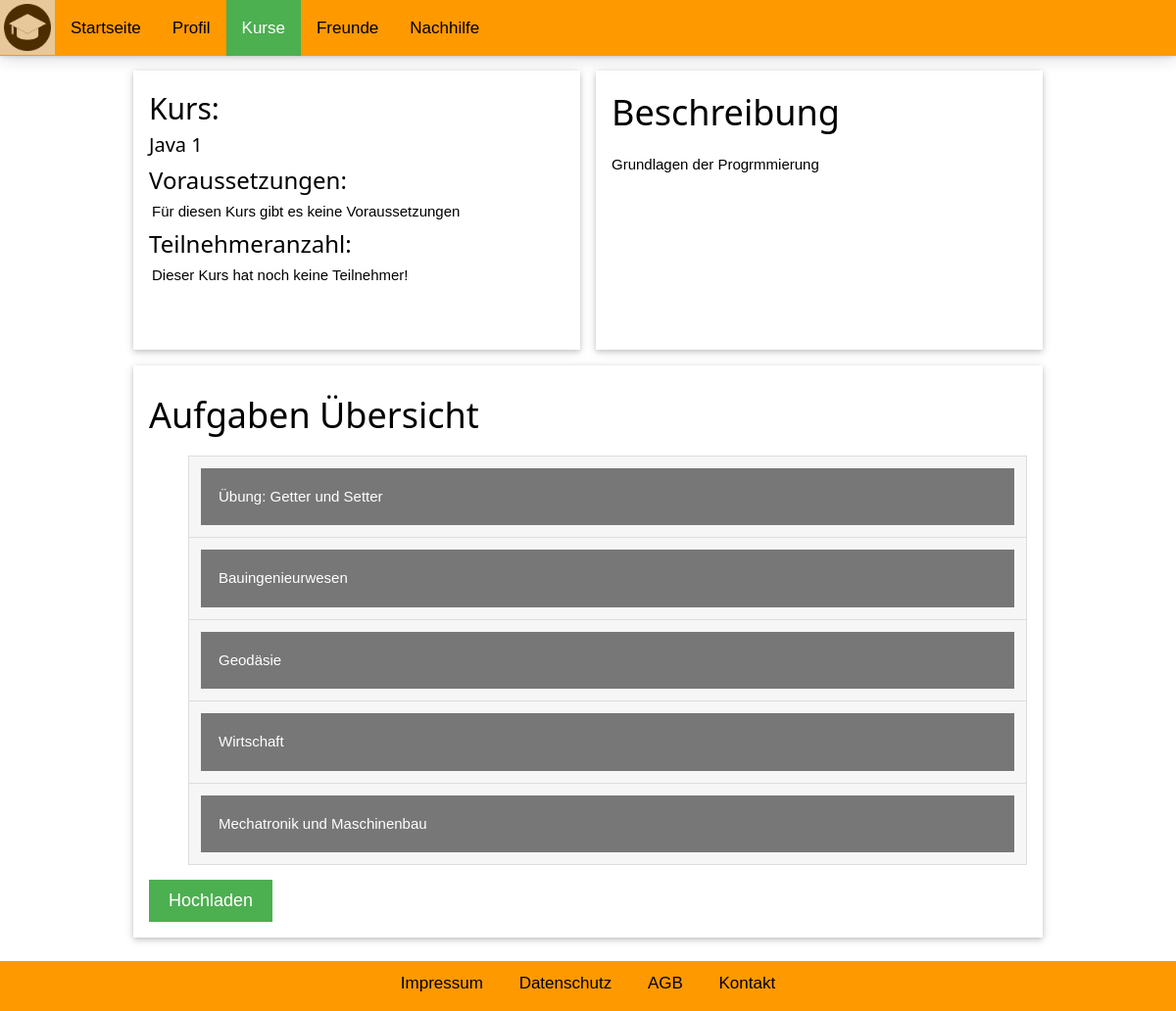
The app's page /Kursbeigetreten.php?kid=1 (signed in), older data.
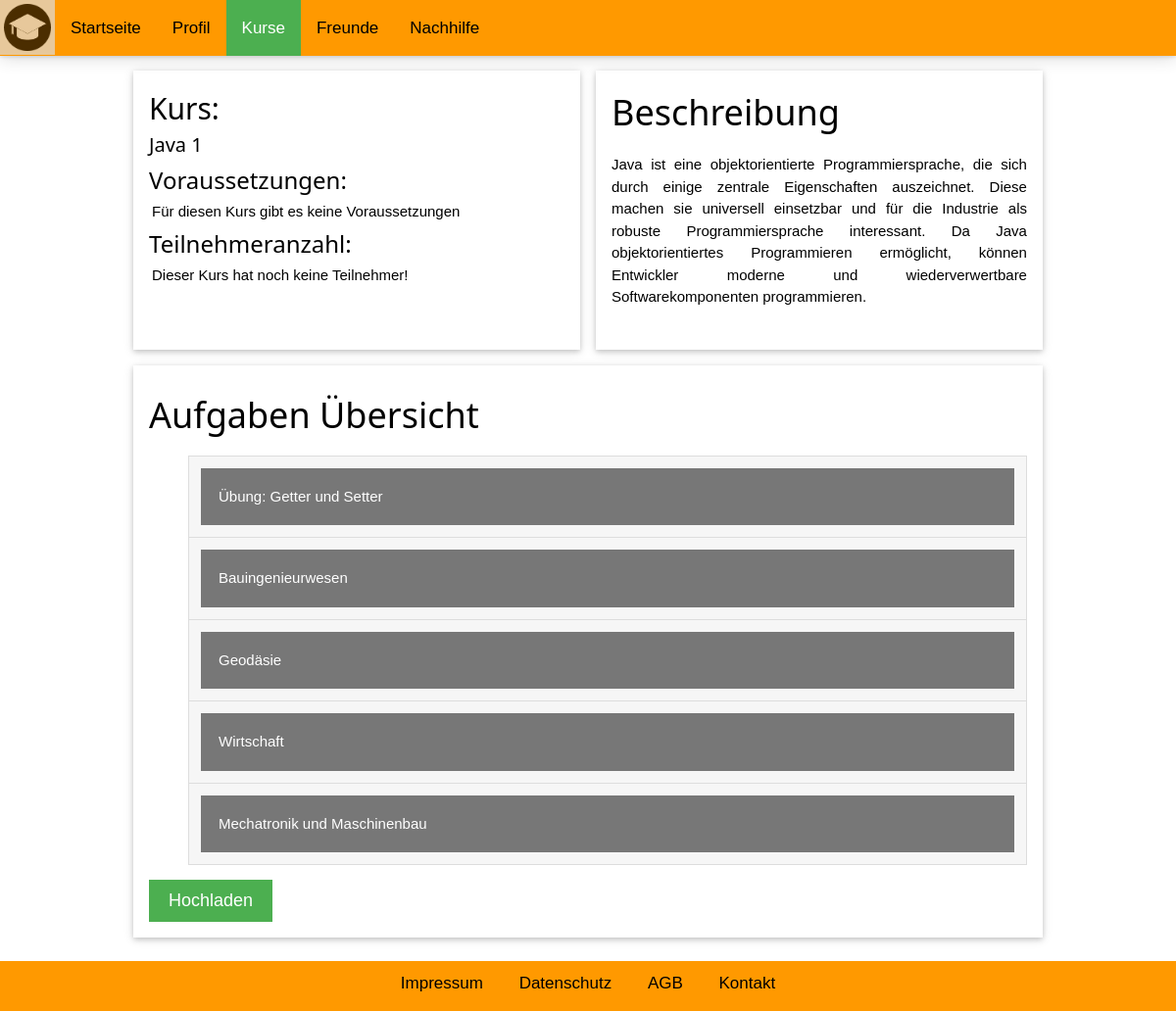
The same page, newer data.
### tables this page shows
CREATE TABLE `kurs` (
  `kursID` int(11) NOT NULL,
  `name` varchar(255) NOT NULL,
  `beschreibung` varchar(1024) NOT NULL,
  `voraussetzung` varchar(255) NOT NULL
);

### Kursbeigetreten.php (the view, shortened to what this page needs)
<!DOCTYPE html>
<html>
<head>
    <link rel="stylesheet" href="styler.css">
</head>
<body>
    <div class="topnav" id="myTopnav">
        <a href="Startseite.php" id="logo"><img src="logo.png" alt="John" style="width:48px"></a>
        <div class="topbartexte" id="topbartexte">
            <a href="Startseite.php">Startseite</a>
            <a href="Profil.php">Profil</a>
            <a class="active" href="KurseUebersicht.php">Kurse</a>
            <a href="FreundeUebersicht.php">Freunde</a>
            <a href="Nachhilfe.php">Nachhilfe</a>
        </div>
    </div>
    <p class="headerabstand"></p>
    <div class="footerContent">
        <a href="impressum.php">Impressum</a>
        <a href="datenschutz.php">Datenschutz</a>
        <a href="datenschutz.php">AGB</a>
        <a href="impressum.php">Kontakt</a>
    </div>
    <div id="KursBeigetreten">
        <?php
        $link = mysqli_connect("localhost", "root");
        $_userID = $_SESSION["userID"];
        $_kursID = $_GET["kid"];
        $_sql = "SELECT * FROM userkurse WHERE userID='$_userID' AND kursID='$_kursID'";
        $_res = mysqli_query($link, $_sql);
        $_anzahl = @mysqli_num_rows($_res);
        if ($_anzahl == 0) {
            header("Location: Kurs.php?kid=$_kursID");
		}
        else {
            $_sql2 = "SELECT * FROM kurs WHERE kursID='$_kursID'";
            $_res2 = mysqli_query($link, $_sql2);
            $_row = mysqli_fetch_assoc($_res2);
            $_titel = $_row["name"];
            $_beschreibung = $_row["beschreibung"];
            $_voraussetzung = $_row["voraussetzung"];
		}
        ?>
            <div class="w3-row-padding w3-margin-top">
                <div class="w3-half">
                    <div class="w3-card w3-container">
                        <div id="KursZusammenfassung">
                            <h2>Kurs:</h2>
                            <h4 id="KursTitel">
                                <?php echo "$_titel" ?>
                            </h4>
                            <h3>Voraussetzungen:</h3>
                            <p id="KursVoraussetzung">
                                <?php echo "$_voraussetzung" ?>
                            </p>
                            <h3>Teilnehmeranzahl:</h3>
                            <p id="KursTeilnehmeranzahl">Dieser Kurs hat noch keine Teilnehmer!</p>
                        </div>
                    </div>
                </div>
                <div class="w3-half">
                    <div class="w3-card w3-container">
                        <h1>Beschreibung</h1>
                        <p id="KursBeschreibung">
                            <?php echo "$_beschreibung" ?>
                        </p>
                    </div>
                </div>
                <div class="w3-col">
                    <div class="w3-card w3-container w3-margin-top">
                        <div id="AlleKurseDiv">
                            <h1 id="AlleKurseUeberschrift">Aufgaben &Uumlbersicht</h1>
                            <ul class="AlleKurseListe">
                                <li>
                                    <button class="collapsible">&Uumlbung: Getter und Setter</button>
                                </li>
                                <li>
                                    <button class="collapsible">Bauingenieurwesen</button>
                                </li>
                                <li>
                                    <button class="collapsible">Geod&aumlsie</button>
                                </li>
                                <li>
                                    <button class="collapsible">Wirtschaft</button>
                                </li>
                                <li>
                                    <button class="collapsible">Mechatronik und Maschinenbau</button>
                                </li>
                            </ul>
                        </div>
                        <button onclick="document.getElementById('HochladModal').style.display='block'" class="uploadbutton">Hochladen</button>
                    </div>
                </div>
            </div>
    </div>
</body>
</html>

### styler.css (style rules this page uses)
html { box-sizing: border-box }
*, *:before, *:after { box-sizing: inherit }
html { -ms-text-size-adjust: 100%; -webkit-text-size-adjust: 100% }
body { margin: 0; }
a { background-color: transparent; -webkit-text-decoration-skip: objects }
img { border-style: none }
button, input, select, textarea { font: inherit; margin: 0 }
button, input { overflow: visible }
button, select { text-transform: none }
button, html [type=button], [type=reset], [type=submit] { -webkit-appearance: button }
html, body { font-family: Verdana, sans-serif; font-size: 15px; line-height: 1.5 }
html { overflow-x: hidden }
h1 { font-size: 36px }
h2 { font-size: 30px }
h3 { font-size: 24px }
h4 { font-size: 20px }
h1, h2, h3, h4, h5, h6 { font-family: "Segoe UI", Arial, sans-serif; font-weight: 400; margin: 0; }
img { vertical-align: middle }
a { color: inherit }
.w3-container:after, .w3-container:before, .w3-panel:after, .w3-panel:before, .w3-row:after, .w3-row:before, .w3-row-padding:after, .w3-row-padding:before, .w3-cell-row:before, .w3-cell-row:after, .w3-clear:after, .w3-clear:before, .w3-bar:before, .w3-bar:after { content: ""; display: table; clear: both; }
.w3-col, .w3-half, .w3-third, .w3-twothird, .w3-threequarter, .w3-quarter { display: table-cell; float: left; width: 100%; }
.w3-half { max-width: 710px; }
@media (min-width: 961px) { .w3-col.m6, .w3-half { width: 49.99999% } }
.w3-row-padding, .w3-row-padding > .w3-half, .w3-row-padding > .w3-third, .w3-row-padding > .w3-twothird, .w3-row-padding > .w3-threequarter, .w3-row-padding > .w3-quarter, .w3-row-padding > .w3-col { padding: 0 8px }
.w3-container, .w3-panel { padding: 16px }
.w3-card { height: 100%; max-width: 700px; }
.w3-col .w3-card { max-width: 1440px; }
.w3-card, .w3-card-2 { box-shadow: 0 2px 5px 0 rgba(0, 0, 0, 0.16), 0 2px 10px 0 rgba(0, 0, 0, 0.12) }
.w3-margin-top { margin-top: 16px !important }
.topnav { background-color: #ff9900; overflow: hidden; position: fixed; top: 0; width: 100%; z-index: 100000; box-shadow: 0 0 5px 0 rgba(0, 0, 0, 0.2), 0 0 20px 0 rgba(0, 0, 0, 0.19); }
.topnav a { float: left; color: #000000; text-align: center; padding: 15.5px 16px; text-decoration: none; font-size: 17px; }
.topnav a.active { background-color: #4CAF50; color: white; }
button { border: none; outline: 0; display: inline-block; padding: 8px; color: white; background-color: #000; text-align: center; cursor: pointer; width: 100%; font-size: 18px; }
a { text-decoration: none; font-size: 22px; color: black; }
* { box-sizing: border-box; }
#logo { margin: 0px; padding: 4px }
@media (min-width: 961px) { #topbartexte { display: inherit; } }
.headerabstand { font-size: 1px; padding-bottom: 55px; }
.footerContent { background-color: #ff9900; position: fixed; bottom: 0px; height: 3em; padding: 0.6em; text-align: center; width: 100%; font-size: 17px; }
.footerContent a { color: black; padding: 14px 16px; font-size: 17px; }

### Kursbeigetreten.php (style rules this page uses)
#KursBeigetreten { width: 960px; margin: 0 auto 5em auto; }
#KursZusammenfassung p { margin: 0.2em; }
#KursBeschreibung { text-align: justify; }
.AlleKurseListe li { border: 1px solid #ddd; margin-top: -1px; background-color: #f6f6f6; padding: 12px; text-decoration: none; font-size: 18px; color: black; display: block; }
#AlleKurseDiv { margin-top: 0.5em; }
.collapsible { background-color: #777; color: white; cursor: pointer; padding: 18px; width: 100%; border: none; text-align: left; outline: none; font-size: 15px; }
.active, .collapsible:hover { background-color: #555; }
#KursBeigetreten .w3-half .w3-card { height: 19em; }
.uploadbutton { background-color: #4CAF50; height: auto; width: 7em; }

Row changes from the older to the newer data that the page shows:
changed kurs "Java 1": beschreibung "Grundlagen der Progrmmierung" → "Java ist eine objektorientierte Programmiersprache, die sich durch einige zentrale Eigenschaften auszeichnet. Diese machen sie universell einsetzbar und für die Industrie als robuste Programmiersprache interessant. Da Java objektorientiertes Programmieren ermöglicht, können Entwickler moderne und wiederverwertbare Softwarekomponenten programmieren."
